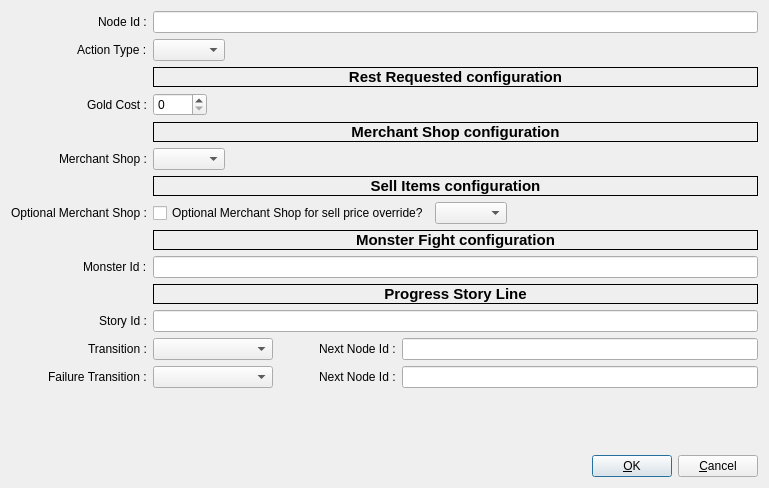
<?xml version="1.0" encoding="UTF-8"?>
<ui version="4.0">
 <class>editConversationActionFormClass</class>
 <widget class="QDialog" name="editConversationActionFormClass">
  <property name="geometry">
   <rect>
    <x>0</x>
    <y>0</y>
    <width>769</width>
    <height>488</height>
   </rect>
  </property>
  <property name="minimumSize">
   <size>
    <width>433</width>
    <height>160</height>
   </size>
  </property>
  <property name="maximumSize">
   <size>
    <width>16777215</width>
    <height>16777215</height>
   </size>
  </property>
  <property name="baseSize">
   <size>
    <width>0</width>
    <height>0</height>
   </size>
  </property>
  <property name="windowTitle">
   <string>Edit Conversation Action</string>
  </property>
  <layout class="QVBoxLayout" name="verticalLayout">
   <item>
    <layout class="QFormLayout" name="formLayout_3">
     <property name="sizeConstraint">
      <enum>QLayout::SetDefaultConstraint</enum>
     </property>
     <property name="fieldGrowthPolicy">
      <enum>QFormLayout::ExpandingFieldsGrow</enum>
     </property>
     <property name="rowWrapPolicy">
      <enum>QFormLayout::DontWrapRows</enum>
     </property>
     <property name="labelAlignment">
      <set>Qt::AlignRight|Qt::AlignTop|Qt::AlignTrailing</set>
     </property>
     <item row="0" column="0">
      <widget class="QLabel" name="labelNodeId">
       <property name="text">
        <string>Node Id :</string>
       </property>
      </widget>
     </item>
     <item row="0" column="1">
      <layout class="QHBoxLayout" name="horizontalLayout_2">
       <item>
        <widget class="QLineEdit" name="lineEditId"/>
       </item>
      </layout>
     </item>
     <item row="1" column="0">
      <widget class="QLabel" name="labelActionType">
       <property name="text">
        <string>Action Type :</string>
       </property>
      </widget>
     </item>
     <item row="1" column="1">
      <layout class="QHBoxLayout" name="horizontalLayout_4" stretch="0">
       <item>
        <widget class="QComboBox" name="comboBoxActionType"/>
       </item>
      </layout>
     </item>
     <item row="2" column="0">
      <widget class="QLabel" name="labelRestRequestedConfig">
       <property name="text">
        <string/>
       </property>
      </widget>
     </item>
     <item row="2" column="1">
      <widget class="QLabel" name="labelRestRequestedConfig_2">
       <property name="sizePolicy">
        <sizepolicy hsizetype="Expanding" vsizetype="Fixed">
         <horstretch>0</horstretch>
         <verstretch>0</verstretch>
        </sizepolicy>
       </property>
       <property name="font">
        <font>
         <pointsize>11</pointsize>
         <weight>75</weight>
         <italic>false</italic>
         <bold>true</bold>
         <underline>false</underline>
        </font>
       </property>
       <property name="autoFillBackground">
        <bool>false</bool>
       </property>
       <property name="frameShape">
        <enum>QFrame::Box</enum>
       </property>
       <property name="text">
        <string>Rest Requested configuration</string>
       </property>
       <property name="alignment">
        <set>Qt::AlignCenter</set>
       </property>
      </widget>
     </item>
     <item row="3" column="0">
      <widget class="QLabel" name="labelRestRequestedGoldCost">
       <property name="text">
        <string>Gold Cost :</string>
       </property>
      </widget>
     </item>
     <item row="3" column="1">
      <widget class="QSpinBox" name="spinBoxRestRequestedGoldCost">
       <property name="maximum">
        <number>9999</number>
       </property>
      </widget>
     </item>
     <item row="4" column="1">
      <widget class="QLabel" name="labelMerchantShopConfig">
       <property name="sizePolicy">
        <sizepolicy hsizetype="Expanding" vsizetype="Fixed">
         <horstretch>0</horstretch>
         <verstretch>0</verstretch>
        </sizepolicy>
       </property>
       <property name="font">
        <font>
         <pointsize>11</pointsize>
         <weight>75</weight>
         <italic>false</italic>
         <bold>true</bold>
         <underline>false</underline>
        </font>
       </property>
       <property name="autoFillBackground">
        <bool>false</bool>
       </property>
       <property name="frameShape">
        <enum>QFrame::Box</enum>
       </property>
       <property name="text">
        <string>Merchant Shop configuration</string>
       </property>
       <property name="alignment">
        <set>Qt::AlignCenter</set>
       </property>
      </widget>
     </item>
     <item row="5" column="0">
      <widget class="QLabel" name="labelMerchantShop">
       <property name="text">
        <string>Merchant Shop :</string>
       </property>
      </widget>
     </item>
     <item row="5" column="1">
      <widget class="QComboBox" name="comboBoxMerchantShop"/>
     </item>
     <item row="6" column="1">
      <widget class="QLabel" name="labelSellItemsConfig">
       <property name="sizePolicy">
        <sizepolicy hsizetype="Expanding" vsizetype="Fixed">
         <horstretch>0</horstretch>
         <verstretch>0</verstretch>
        </sizepolicy>
       </property>
       <property name="font">
        <font>
         <pointsize>11</pointsize>
         <weight>75</weight>
         <italic>false</italic>
         <bold>true</bold>
         <underline>false</underline>
        </font>
       </property>
       <property name="autoFillBackground">
        <bool>false</bool>
       </property>
       <property name="frameShape">
        <enum>QFrame::Box</enum>
       </property>
       <property name="text">
        <string>Sell Items configuration</string>
       </property>
       <property name="alignment">
        <set>Qt::AlignCenter</set>
       </property>
      </widget>
     </item>
     <item row="7" column="0">
      <widget class="QLabel" name="labelOptionalMerchantShop">
       <property name="text">
        <string>Optional Merchant Shop :</string>
       </property>
      </widget>
     </item>
     <item row="7" column="1">
      <layout class="QHBoxLayout" name="horizontalLayout_5">
       <property name="sizeConstraint">
        <enum>QLayout::SetDefaultConstraint</enum>
       </property>
       <item>
        <widget class="QCheckBox" name="checkBoxOptionalMerchantShop">
         <property name="text">
          <string>Optional Merchant Shop for sell price override?</string>
         </property>
        </widget>
       </item>
       <item>
        <widget class="QComboBox" name="comboBoxOptionalMerchantShop"/>
       </item>
      </layout>
     </item>
     <item row="8" column="1">
      <widget class="QLabel" name="labelMonsterFightConfig">
       <property name="sizePolicy">
        <sizepolicy hsizetype="Expanding" vsizetype="Fixed">
         <horstretch>0</horstretch>
         <verstretch>0</verstretch>
        </sizepolicy>
       </property>
       <property name="font">
        <font>
         <pointsize>11</pointsize>
         <weight>75</weight>
         <bold>true</bold>
        </font>
       </property>
       <property name="frameShape">
        <enum>QFrame::Box</enum>
       </property>
       <property name="text">
        <string>Monster Fight configuration</string>
       </property>
       <property name="alignment">
        <set>Qt::AlignCenter</set>
       </property>
      </widget>
     </item>
     <item row="9" column="0">
      <widget class="QLabel" name="labelMonsterId">
       <property name="text">
        <string>Monster Id :</string>
       </property>
      </widget>
     </item>
     <item row="9" column="1">
      <widget class="QLineEdit" name="lineEditMonsterId"/>
     </item>
     <item row="12" column="0">
      <widget class="QLabel" name="labelTransition">
       <property name="text">
        <string>Transition :</string>
       </property>
      </widget>
     </item>
     <item row="12" column="1">
      <layout class="QHBoxLayout" name="horizontalLayout_3">
       <item>
        <widget class="QComboBox" name="comboBoxTransitionType">
         <property name="minimumSize">
          <size>
           <width>120</width>
           <height>0</height>
          </size>
         </property>
        </widget>
       </item>
       <item>
        <spacer name="horizontalSpacer_2">
         <property name="orientation">
          <enum>Qt::Horizontal</enum>
         </property>
         <property name="sizeType">
          <enum>QSizePolicy::Fixed</enum>
         </property>
         <property name="sizeHint" stdset="0">
          <size>
           <width>40</width>
           <height>20</height>
          </size>
         </property>
        </spacer>
       </item>
       <item>
        <widget class="QLabel" name="labelNextNodeId">
         <property name="text">
          <string>Next Node Id :</string>
         </property>
        </widget>
       </item>
       <item>
        <widget class="QLineEdit" name="lineEditNextNodeId"/>
       </item>
      </layout>
     </item>
     <item row="13" column="0">
      <widget class="QLabel" name="labelFailureTransition">
       <property name="text">
        <string>Failure Transition :</string>
       </property>
      </widget>
     </item>
     <item row="13" column="1">
      <layout class="QHBoxLayout" name="horizontalLayoutFailureTransition">
       <item>
        <widget class="QComboBox" name="comboBoxFailureTransitionType">
         <property name="minimumSize">
          <size>
           <width>120</width>
           <height>0</height>
          </size>
         </property>
        </widget>
       </item>
       <item>
        <spacer name="horizontalSpacerFailureTransition">
         <property name="orientation">
          <enum>Qt::Horizontal</enum>
         </property>
         <property name="sizeType">
          <enum>QSizePolicy::Fixed</enum>
         </property>
         <property name="sizeHint" stdset="0">
          <size>
           <width>40</width>
           <height>20</height>
          </size>
         </property>
        </spacer>
       </item>
       <item>
        <widget class="QLabel" name="labelFailureNextNodeId">
         <property name="text">
          <string>Next Node Id :</string>
         </property>
        </widget>
       </item>
       <item>
        <widget class="QLineEdit" name="lineEditFailureNextNodeId"/>
       </item>
      </layout>
     </item>
     <item row="10" column="1">
      <widget class="QLabel" name="labelProgressStoryLineConfig">
       <property name="sizePolicy">
        <sizepolicy hsizetype="Expanding" vsizetype="Fixed">
         <horstretch>0</horstretch>
         <verstretch>0</verstretch>
        </sizepolicy>
       </property>
       <property name="font">
        <font>
         <pointsize>11</pointsize>
         <weight>75</weight>
         <bold>true</bold>
        </font>
       </property>
       <property name="frameShape">
        <enum>QFrame::Box</enum>
       </property>
       <property name="text">
        <string>Progress Story Line</string>
       </property>
       <property name="alignment">
        <set>Qt::AlignCenter</set>
       </property>
      </widget>
     </item>
     <item row="11" column="0">
      <widget class="QLabel" name="labelStoryId">
       <property name="text">
        <string>Story Id :</string>
       </property>
      </widget>
     </item>
     <item row="11" column="1">
      <widget class="QLineEdit" name="lineEditStoryId"/>
     </item>
    </layout>
   </item>
   <item>
    <spacer name="verticalSpacer">
     <property name="orientation">
      <enum>Qt::Vertical</enum>
     </property>
     <property name="sizeType">
      <enum>QSizePolicy::Expanding</enum>
     </property>
     <property name="sizeHint" stdset="0">
      <size>
       <width>20</width>
       <height>40</height>
      </size>
     </property>
    </spacer>
   </item>
   <item>
    <layout class="QHBoxLayout" name="horizontalLayout">
     <item>
      <spacer name="horizontalSpacer">
       <property name="orientation">
        <enum>Qt::Horizontal</enum>
       </property>
       <property name="sizeHint" stdset="0">
        <size>
         <width>40</width>
         <height>20</height>
        </size>
       </property>
      </spacer>
     </item>
     <item>
      <widget class="QPushButton" name="pushButtonOK">
       <property name="text">
        <string>&amp;OK</string>
       </property>
       <property name="icon">
        <iconset resource="../res/global.qrc">
         <normaloff>:/commonEditor.UI/res/dialog-ok.svg</normaloff>:/commonEditor.UI/res/dialog-ok.svg</iconset>
       </property>
       <property name="autoDefault">
        <bool>false</bool>
       </property>
       <property name="default">
        <bool>true</bool>
       </property>
      </widget>
     </item>
     <item>
      <widget class="QPushButton" name="pushButtonCancel">
       <property name="text">
        <string>&amp;Cancel</string>
       </property>
       <property name="icon">
        <iconset resource="../res/global.qrc">
         <normaloff>:/commonEditor.UI/res/dialog-close.svg</normaloff>:/commonEditor.UI/res/dialog-close.svg</iconset>
       </property>
      </widget>
     </item>
    </layout>
   </item>
  </layout>
 </widget>
 <tabstops>
  <tabstop>lineEditId</tabstop>
  <tabstop>comboBoxActionType</tabstop>
  <tabstop>spinBoxRestRequestedGoldCost</tabstop>
  <tabstop>comboBoxMerchantShop</tabstop>
  <tabstop>checkBoxOptionalMerchantShop</tabstop>
  <tabstop>comboBoxOptionalMerchantShop</tabstop>
  <tabstop>lineEditMonsterId</tabstop>
  <tabstop>lineEditStoryId</tabstop>
  <tabstop>comboBoxTransitionType</tabstop>
  <tabstop>lineEditNextNodeId</tabstop>
  <tabstop>comboBoxFailureTransitionType</tabstop>
  <tabstop>lineEditFailureNextNodeId</tabstop>
  <tabstop>pushButtonOK</tabstop>
  <tabstop>pushButtonCancel</tabstop>
 </tabstops>
 <resources>
  <include location="../res/global.qrc"/>
 </resources>
 <connections/>
</ui>
